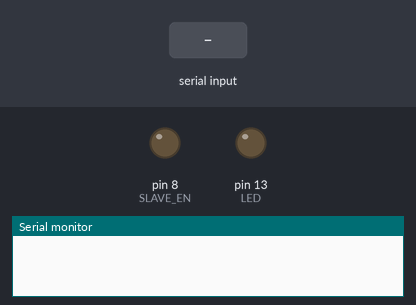
A sketch run on a simulated Arduino Uno, built with avr-gcc and run on an emulated ATmega328P. On the bench: output pins drawn as LEDs (lit = HIGH), the last lines printed to the serial monitor. Inputs (shaded band) come from the test bench.

Above: at 1.2 s.
1.3 s: "R" received over Serial
At 2.5 s:
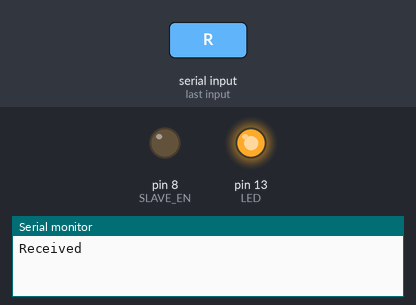
Timing chart, 0 to 4.3 s (numbered marks = the images above; inputs shaded):
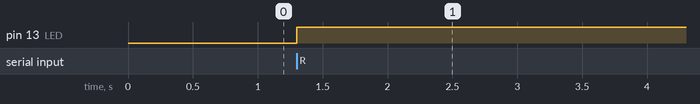

Measured:
- after the input at 1.3 s, pin 13 (LED): LOW → HIGH at once

The sketch:

slave.ino
```cpp
#define LED       13
#define SLAVE_EN  8

void setup() {
  pinMode(LED , OUTPUT);                        // Declare LED pin as output
  pinMode(SLAVE_EN , OUTPUT);                   // Declare Enable pin as output
  Serial.begin(9600);                           // set serial communication baudrate
  digitalWrite(SLAVE_EN , LOW);                 // Make Enable pin low
                                                // Receiving mode ON
}

void loop() {
  while(Serial.available())                     // If serial data is available then enter into while loop
  {
    if(Serial.read() == 'R')                    // if available data is A
    {
      Serial.println("Received");
      digitalWrite(LED , !digitalRead(LED));    // LED Blink
    }
  }
}
```
